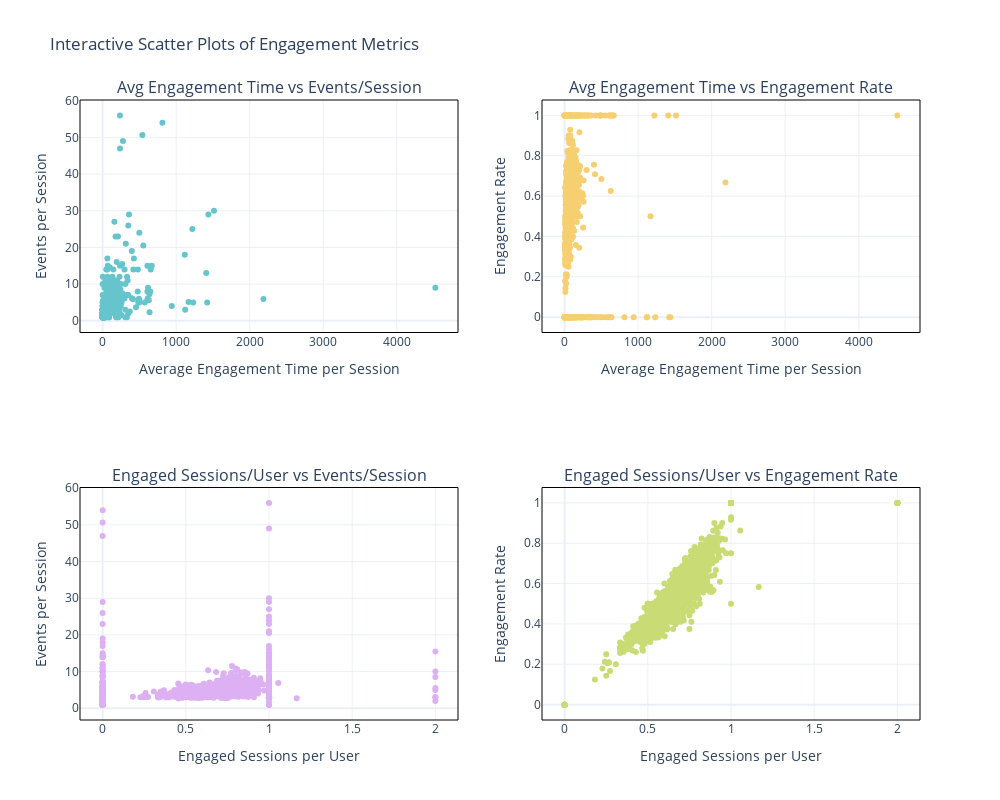

Write notebook code for a chart like this one.
### Markdown cell above
| CORRELATION BETWEEN ENGAGEMENT METRICS |

### Code cell
# Create subplots
fig = make_subplots(
    rows=2, cols=2,
    subplot_titles=(
        'Avg Engagement Time vs Events/Session',
        'Avg Engagement Time vs Engagement Rate',
        'Engaged Sessions/User vs Events/Session',
        'Engaged Sessions/User vs Engagement Rate'
    )
)

# Add scatter plots
# Plot 1: average engagement time vs events per session
fig.add_trace(go.Scatter(
    x=data['Average engagement time per session'],
    y=data['Events per session'],
    mode='markers',
    name='Avg Engagement Time vs Events/Session',
    marker=dict(color='rgb(102,197,204)')
), row=1, col=1)

# Plot 2: average engagement time vs engagement rate
fig.add_trace(go.Scatter(
    x=data['Average engagement time per session'],
    y=data['Engagement rate'],
    mode='markers',
    name='Avg Engagement Time vs Engagement Rate',
    marker=dict(color='rgb(246,207,113)')
), row=1, col=2)

# Plot 3: engaged sessions per user vs events per session
fig.add_trace(go.Scatter(
    x=data['Engaged sessions per user'],
    y=data['Events per session'],
    mode='markers',
    name='Engaged Sessions/User vs Events/Session',
    marker=dict(color='rgb(220,176,242)')
), row=2, col=1)

# Plot 4: engaged sessions per user vs engagement rate
fig.add_trace(go.Scatter(
    x=data['Engaged sessions per user'],
    y=data['Engagement rate'],
    mode='markers',
    name='Engaged Sessions/User vs Engagement Rate',
    marker=dict(color='rgb(201,219,116)')
), row=2, col=2)

# Update layout
fig.update_layout(
    height=800,
    width=1000,
    title_text='Interactive Scatter Plots of Engagement Metrics',
    showlegend=False,
    template='plotly_white'
)

# Update axes titles
fig.update_xaxes(title_text='Average Engagement Time per Session', row=1, col=1)
fig.update_yaxes(title_text='Events per Session', row=1, col=1)

fig.update_xaxes(title_text='Average Engagement Time per Session', row=1, col=2)
fig.update_yaxes(title_text='Engagement Rate', row=1, col=2)

fig.update_xaxes(title_text='Engaged Sessions per User', row=2, col=1)
fig.update_yaxes(title_text='Events per Session', row=2, col=1)

fig.update_xaxes(title_text='Engaged Sessions per User', row=2, col=2)
fig.update_yaxes(title_text='Engagement Rate', row=2, col=2)

# Add borders around each subplot
for i in range(1, 3):
    for j in range(1, 3):
        fig.add_shape(type="rect",
                      xref="x domain", yref="y domain",
                      x0=0, x1=1, y0=0, y1=1,
                      line=dict(color="black", width=1),
                      row=i, col=j)

# Show the figure
fig.show()

### Figure 1 — Plotly figure (JSON) as saved in the notebook; plotly's stock layout.template omitted (floating-point values rounded to 4 significant figures; data arrays with more than 128 entries replaced by an {"elided": "..."} marker saying what was removed)
{"data": [{"marker": {"color": "rgb(102,197,204)"}, "mode": "markers", "name": "Avg Engagement Time vs Events/Session", "type": "scatter", "x": {"elided": "3182 float values"}, "xaxis": "x", "y": {"elided": "3182 float values"}, "yaxis": "y"}, {"marker": {"color": "rgb(246,207,113)"}, "mode": "markers", "name": "Avg Engagement Time vs Engagement Rate", "type": "scatter", "x": {"elided": "3182 float values"}, "xaxis": "x2", "y": {"elided": "3182 float values"}, "yaxis": "y2"}, {"marker": {"color": "rgb(220,176,242)"}, "mode": "markers", "name": "Engaged Sessions/User vs Events/Session", "type": "scatter", "x": {"elided": "3182 float values"}, "xaxis": "x3", "y": {"elided": "3182 float values"}, "yaxis": "y3"}, {"marker": {"color": "rgb(201,219,116)"}, "mode": "markers", "name": "Engaged Sessions/User vs Engagement Rate", "type": "scatter", "x": {"elided": "3182 float values"}, "xaxis": "x4", "y": {"elided": "3182 float values"}, "yaxis": "y4"}], "layout": {"annotations": [{"font": {"size": 16}, "showarrow": false, "text": "Avg Engagement Time vs Events/Session", "x": 0.225, "xanchor": "center", "xref": "paper", "y": 1, "yanchor": "bottom", "yref": "paper"}, {"font": {"size": 16}, "showarrow": false, "text": "Avg Engagement Time vs Engagement Rate", "x": 0.775, "xanchor": "center", "xref": "paper", "y": 1, "yanchor": "bottom", "yref": "paper"}, {"font": {"size": 16}, "showarrow": false, "text": "Engaged Sessions/User vs Events/Session", "x": 0.225, "xanchor": "center", "xref": "paper", "y": 0.375, "yanchor": "bottom", "yref": "paper"}, {"font": {"size": 16}, "showarrow": false, "text": "Engaged Sessions/User vs Engagement Rate", "x": 0.775, "xanchor": "center", "xref": "paper", "y": 0.375, "yanchor": "bottom", "yref": "paper"}], "height": 800, "shapes": [{"line": {"color": "black", "width": 1}, "type": "rect", "x0": 0, "x1": 1, "xref": "x domain", "y0": 0, "y1": 1, "yref": "y domain"}, {"line": {"color": "black", "width": 1}, "type": "rect", "x0": 0, "x1": 1, "xref": "x2 domain", "y0": 0, "y1": 1, "yref": "y2 domain"}, {"line": {"color": "black", "width": 1}, "type": "rect", "x0": 0, "x1": 1, "xref": "x3 domain", "y0": 0, "y1": 1, "yref": "y3 domain"}, {"line": {"color": "black", "width": 1}, "type": "rect", "x0": 0, "x1": 1, "xref": "x4 domain", "y0": 0, "y1": 1, "yref": "y4 domain"}], "showlegend": false, "title": {"text": "Interactive Scatter Plots of Engagement Metrics"}, "width": 1000, "xaxis": {"anchor": "y", "autorange": true, "domain": [0, 0.45], "range": [-308.1, 4833.0], "title": {"text": "Average Engagement Time per Session"}, "type": "linear"}, "xaxis2": {"anchor": "y2", "autorange": true, "domain": [0.55, 1], "range": [-308.1, 4833.0], "title": {"text": "Average Engagement Time per Session"}, "type": "linear"}, "xaxis3": {"anchor": "y3", "autorange": true, "domain": [0, 0.45], "range": [-0.1362, 2.136], "title": {"text": "Engaged Sessions per User"}, "type": "linear"}, "xaxis4": {"anchor": "y4", "autorange": true, "domain": [0.55, 1], "range": [-0.1362, 2.136], "title": {"text": "Engaged Sessions per User"}, "type": "linear"}, "yaxis": {"anchor": "x", "autorange": true, "domain": [0.625, 1], "range": [-3.191, 60.19], "title": {"text": "Events per Session"}, "type": "linear"}, "yaxis2": {"anchor": "x2", "autorange": true, "domain": [0.625, 1], "range": [-0.07621, 1.076], "title": {"text": "Engagement Rate"}, "type": "linear"}, "yaxis3": {"anchor": "x3", "autorange": true, "domain": [0, 0.375], "range": [-3.191, 60.19], "title": {"text": "Events per Session"}, "type": "linear"}, "yaxis4": {"anchor": "x4", "autorange": true, "domain": [0, 0.375], "range": [-0.07621, 1.076], "title": {"text": "Engagement Rate"}, "type": "linear"}}}
